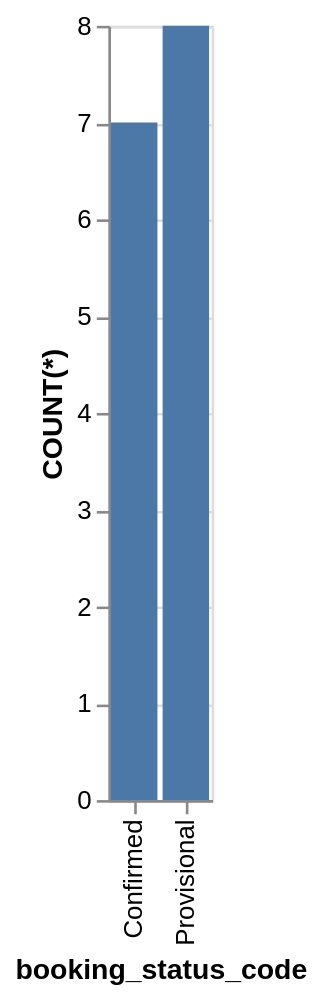

This figure's Vega-Lite source:
### Vega-Lite specification from a JSON file in a GitHub repository (floating-point values rounded to 4 significant figures)
{"data": {"values": [{"x_data": "Confirmed", "y_data": 7}, {"x_data": "Provisional", "y_data": 8}]}, "mark": "bar", "encoding": {"x": {"field": "x_data", "type": "nominal", "title": "booking_status_code", "sort": {"op": "sum", "field": "y_data", "order": "ascending"}}, "y": {"field": "y_data", "type": "quantitative", "title": "COUNT(*)"}}}
